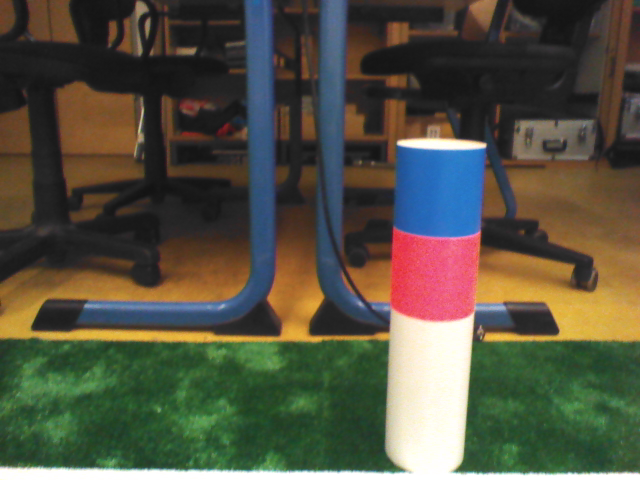
#> input picture bluered.png, 640 x 480 px
$ python edge.py bluered.png
#> lines starting #> are read from the running program, lines starting #| are printed output that depends on the picture; after the words box and inside, x2 and y2 are one past the last pixel; in counts of white or black regions, pixels touching at a corner belong together
#!/usr/bin/env python

'''
This sample demonstrates Canny edge detection.

Usage:
  edge.py [<video source>]

  Trackbars control edge thresholds.

'''

# Python 2/3 compatibility
from __future__ import print_function

import cv2
import numpy as np


# built-in module
import sys


if __name__ == '__main__':
    print(__doc__)

    try:
        fn = sys.argv[1]
    except:
        fn = 0

    def nothing(*arg):
        pass

    cv2.namedWindow('edge')
    cv2.createTrackbar('thrs1', 'edge', 2000, 50000, nothing)
    cv2.createTrackbar('thrs2', 'edge', 4000, 50000, nothing)
    cv2.createTrackbar('ksize', 'edge', 3, 20, nothing)

    while True:
        thrs1 = cv2.getTrackbarPos('thrs1', 'edge')
        thrs2 = cv2.getTrackbarPos('thrs2', 'edge')
        ksize = cv2.getTrackbarPos('ksize', 'edge')

        img = cv2.imread(fn)
#> img is the input picture: shape (480, 640, 3); mean B, G, R 65.6, 81.9, 83.8
        gray = cv2.cvtColor(img, cv2.COLOR_BGR2GRAY)
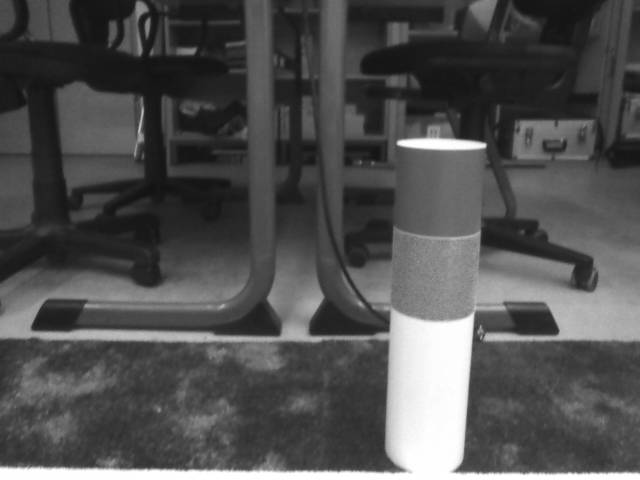
#> gray: shape (480, 640); min 19, max 255, mean 80.6
        gray = cv2.GaussianBlur(gray, (ksize, ksize), 0)
        edge = cv2.Canny(gray, thrs1, thrs2, apertureSize=5)
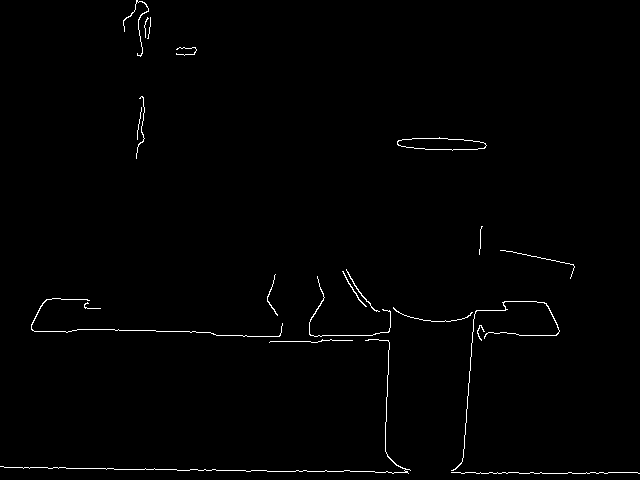
#> edge: shape (480, 640); 0.9% white in thin lines or dots
        vis = img.copy()
        vis = np.uint8(vis/2.)
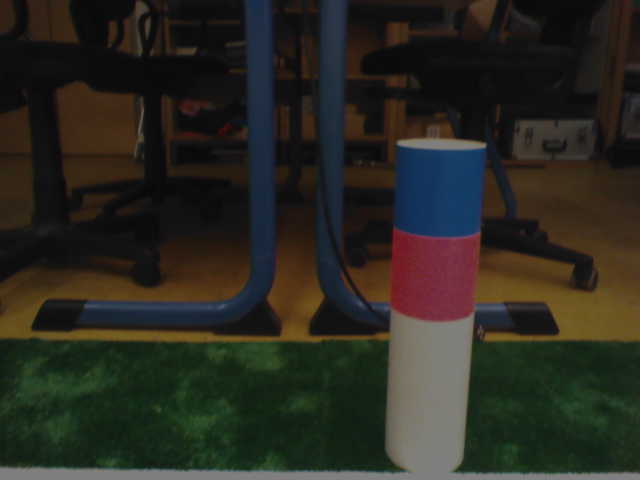
#> vis: shape (480, 640, 3); mean B, G, R 32.5, 40.7, 41.6
        vis[edge != 0] = (0, 255, 0)
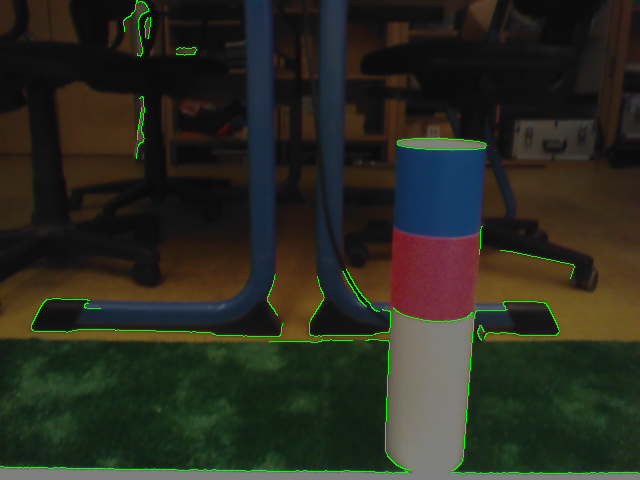
#> vis: shape (480, 640, 3); 0.9% of pixels changed, all inside (x1, y1, x2, y2) = (0, 0, 640, 474)
        cv2.imshow('edge', vis)
        ch = cv2.waitKey(5)
#> (key Esc is pressed here)
        if ch == 27:
            break
    cv2.destroyAllWindows()

$ run again, on redyellow.png
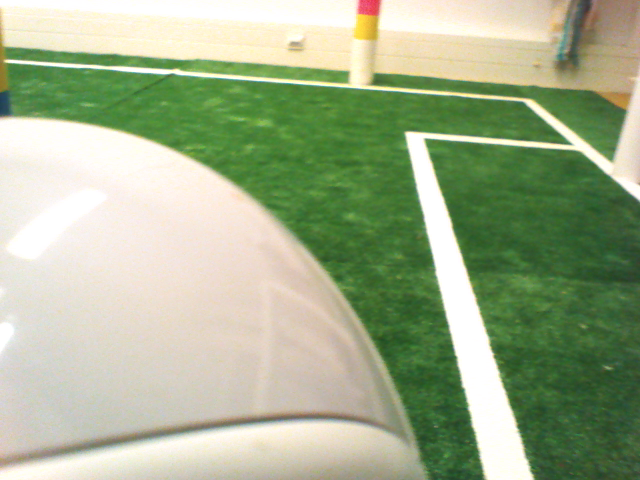
#> input picture redyellow.png, 640 x 480 px
#> img is the input picture: shape (480, 640, 3); mean B, G, R 141.3, 175.7, 161.6
#> `edge = cv2.Canny(gray, thrs1, thrs2, apertureSize=5)`:
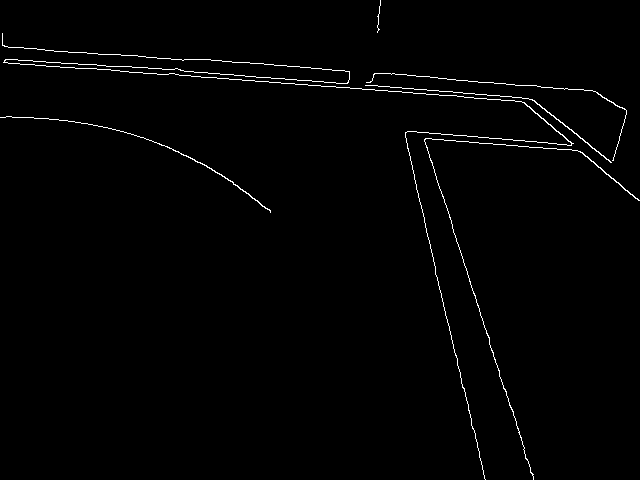
#> edge: shape (480, 640); 1.1% white in thin lines or dots
#> `vis[edge != 0] = (0, 255, 0)`:
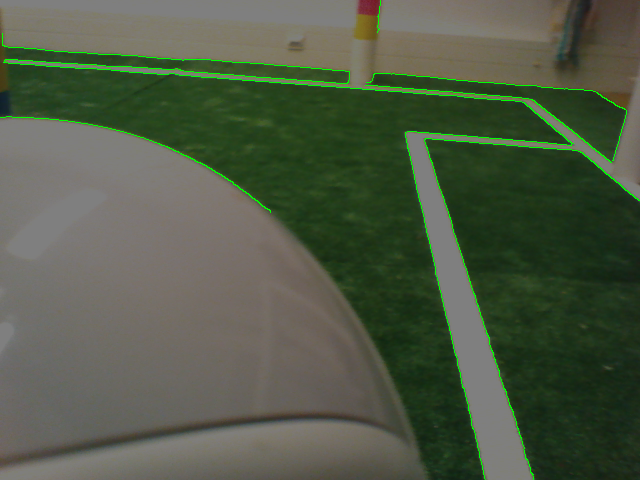
#> vis: shape (480, 640, 3); mean B, G, R 69.6, 89.4, 79.6
